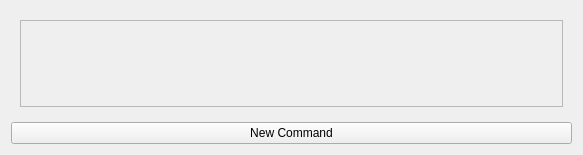
<?xml version="1.0" encoding="UTF-8"?>
<ui version="4.0">
 <class>CommandPanel</class>
 <widget class="QWidget" name="CommandPanel">
  <property name="geometry">
   <rect>
    <x>0</x>
    <y>0</y>
    <width>583</width>
    <height>155</height>
   </rect>
  </property>
  <property name="windowTitle">
   <string>Form</string>
  </property>
  <property name="autoFillBackground">
   <bool>false</bool>
  </property>
  <layout class="QVBoxLayout" name="verticalLayout">
   <item>
    <widget class="QStackedWidget" name="commandStackedWidget">
     <property name="currentIndex">
      <number>0</number>
     </property>
     <widget class="QWidget" name="portPage">
      <layout class="QVBoxLayout" name="verticalLayout_2">
       <item>
        <widget class="QScrollArea" name="scrollAreaSerialCommands">
         <property name="frameShape">
          <enum>QFrame::StyledPanel</enum>
         </property>
         <property name="widgetResizable">
          <bool>true</bool>
         </property>
         <property name="alignment">
          <set>Qt::AlignLeading|Qt::AlignLeft|Qt::AlignTop</set>
         </property>
         <widget class="QWidget" name="scrollAreaWidgetContentsSerial">
          <property name="geometry">
           <rect>
            <x>0</x>
            <y>0</y>
            <width>537</width>
            <height>16</height>
           </rect>
          </property>
          <property name="sizePolicy">
           <sizepolicy hsizetype="Preferred" vsizetype="Maximum">
            <horstretch>0</horstretch>
            <verstretch>0</verstretch>
           </sizepolicy>
          </property>
         </widget>
        </widget>
       </item>
      </layout>
     </widget>
     <widget class="QWidget" name="blePage">
      <layout class="QVBoxLayout" name="verticalLayout_3">
       <item>
        <widget class="QScrollArea" name="scrollAreaBLECommands">
         <property name="widgetResizable">
          <bool>true</bool>
         </property>
         <property name="alignment">
          <set>Qt::AlignLeading|Qt::AlignLeft|Qt::AlignTop</set>
         </property>
         <widget class="QWidget" name="scrollAreaWidgetContentsBLE">
          <property name="geometry">
           <rect>
            <x>0</x>
            <y>0</y>
            <width>537</width>
            <height>73</height>
           </rect>
          </property>
         </widget>
        </widget>
       </item>
      </layout>
     </widget>
    </widget>
   </item>
   <item>
    <widget class="QPushButton" name="pbNew">
     <property name="text">
      <string>New Command</string>
     </property>
     <property name="icon">
      <iconset resource="../misc/winicons.qrc">
       <normaloff>:/icons/tango/32x32/actions/list-add.png</normaloff>:/icons/tango/32x32/actions/list-add.png</iconset>
     </property>
    </widget>
   </item>
  </layout>
 </widget>
 <resources>
  <include location="../misc/winicons.qrc"/>
 </resources>
 <connections/>
</ui>
